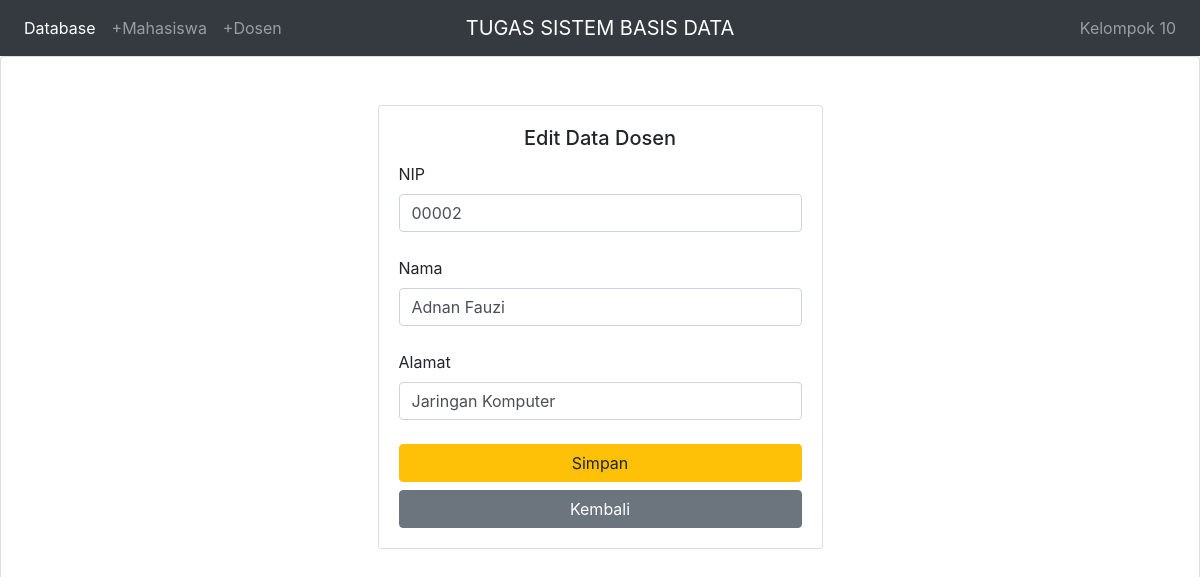
/editDsn.php?nip=00002, run on the app's committed database.
### tables this page shows
CREATE TABLE `dosen` (
  `nip` varchar(5) NOT NULL,
  `nama` varchar(20) NOT NULL,
  `kepakaran` varchar(25) NOT NULL
);

### editDsn.php (the view, shortened to what this page needs)
<!doctype html>
<html>
<head>
	<link rel="stylesheet" href="https://stackpath.bootstrapcdn.com/bootstrap/4.5.0/css/bootstrap.min.css">
</head>
	<body>
	<?php
            require 'navbar.php';
           ?>
		<div class="card">
			<div class="container">
				<div class = "row">
					<?php
					include "connection.php";
					$nip = $_GET['nip'];
					$query_mysql = mysqli_query($connection, "SELECT * FROM dosen WHERE nip='$nip'")or die(mysqli_error($connection));
					while($data = mysqli_fetch_array($query_mysql)){
					?>
						<div class="col-sm-9 col-md-7 col-lg-5 mx-auto">
							<div class="card card-signin my-5">
								<div class="card-body">
									<h5 class="card-title text-center">Edit Data Dosen</h5>
										<form class="form-signing" action="updateDsn.php" method="post">
											<div class="form-label-group">
											<label>NIP</label>
												<input type="number" name="nip" value="<?php echo $data['nip'] ?>" class="form-control" required autofocus>
												</div><br>
												<label>Nama</label>
												<div class="form-label-group">
												<input type="text" name="nama" value="<?php echo $data['nama'] ?>" class="form-control" required>
												</div><br>
												<label>Alamat</label>
												<div class="form-label-group">
												<input type="text" name="kepakaran" value="<?php echo $data['kepakaran'] ?>"class="form-control" required>
												</div>
												<br>
												<input class ="btn btn-warning btn-block " type="submit" value="Simpan">
												<a class = "btn btn-secondary btn-block " href="index.php">Kembali</a>
										</form>
									</div>
      						</div>
    					</div>
					<?php } ?>
				</div>
				<br><br><br><br><br><br><br><br><br><br><br><br><br><br>
		</div>
	</body>
</html>

### data on the page
dosen: nip "00002", nama "Adnan Fauzi", kepakaran "Jaringan Komputer"
